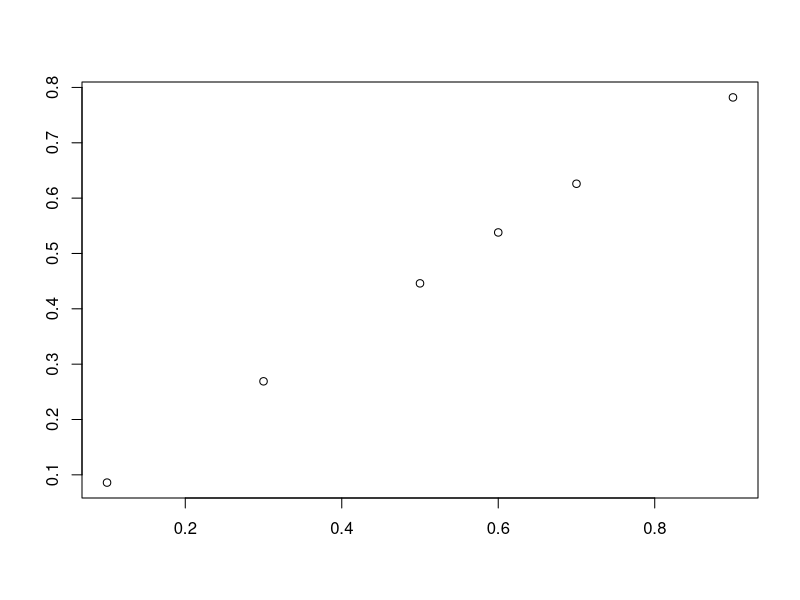

The R script that drew this image:
## ---- chunk 1
plot(Formaldehyde$carb, Formaldehyde$optden, ylab = "", xlab = "")
